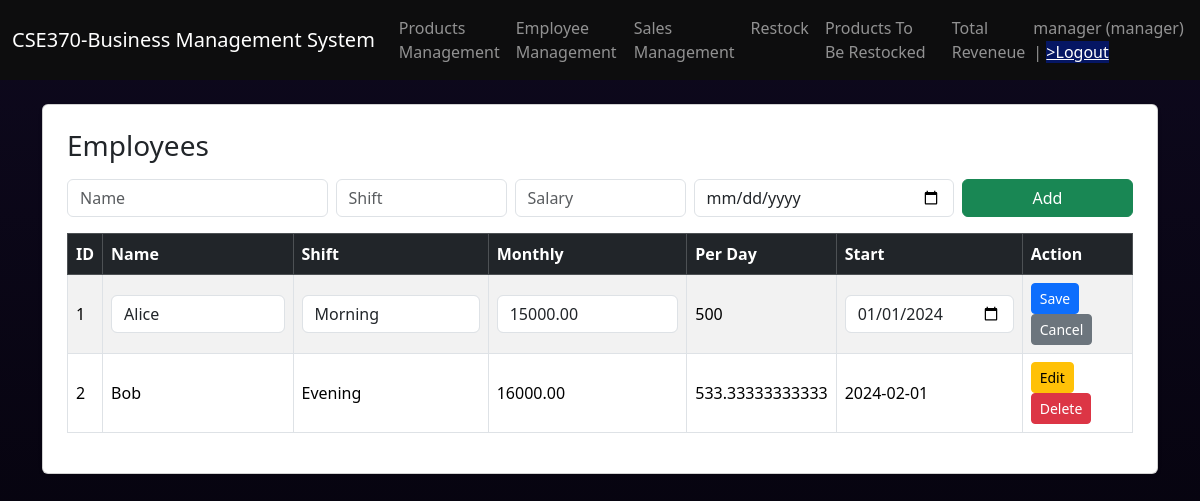
The app's page /employees.php?edit=1 (signed in) with its own data.
### tables this page shows
CREATE TABLE employees(
  id INT AUTO_INCREMENT PRIMARY KEY,
  name VARCHAR(100),
  shift VARCHAR(50),
  monthly_salary DECIMAL(10,2),
  start_date DATE
);

### employees.php (the view, shortened to what this page needs)
<?php include "config.php"; check_login();
$res=$conn->query("SELECT * FROM employees");
$editId = isset($_GET['edit']) ? $_GET['edit'] : null;
?>
<!DOCTYPE html>
<html>
<head>
  <link href="https://cdn.jsdelivr.net/npm/bootstrap@5.3.3/dist/css/bootstrap.min.css" rel="stylesheet">
</head>
<body style="background-color: #09041bff; color: white;">
<?php include 'navbar.php'; ?>
<div class="container mt-4">
  <div class="card shadow-sm p-4">
    <h3 class="mb-3">Employees</h3>
    <?php if($_SESSION['role']=='manager'): ?>
    <form method="post" class="row g-2 mb-3">
      <div class="col-md-3"><input name="name" class="form-control" placeholder="Name"></div>
      <div class="col-md-2"><input name="shift" class="form-control" placeholder="Shift"></div>
      <div class="col-md-2"><input name="salary" class="form-control" placeholder="Salary"></div>
      <div class="col-md-3"><input type="date" name="start" class="form-control"></div>
      <div class="col-md-2"><button name="add" class="btn btn-success w-100">Add</button></div>
    </form>
    <?php endif; ?>
    <table class="table table-bordered table-striped align-middle">
      <thead class="table-dark">
        <tr>
          <th>ID</th><th>Name</th><th>Shift</th><th>Monthly</th>
          <th>Per Day</th><th>Start</th>
          <?php if($_SESSION['role']=='manager'): ?><th>Action</th><?php endif; ?>
        </tr>
      </thead>
      <tbody>
      <?php while($e=$res->fetch_assoc()): ?>
        <tr>
        <?php if($editId==$e['id']): ?>
          <form method="post">
            <td><?= $e['id']?><input type="hidden" name="id" value="<?= $e['id']?>"></td>
            <td><input name="name" class="form-control" value="<?= $e['name']?>"></td>
            <td><input name="shift" class="form-control" value="<?= $e['shift']?>"></td>
            <td><input name="salary" class="form-control" value="<?= $e['monthly_salary']?>"></td>
            <td><?= $e['monthly_salary']/30?></td>
            <td><input type="date" name="start" class="form-control" value="<?= $e['start_date']?>"></td>
            <td>
              <button name="update" class="btn btn-primary btn-sm">Save</button>
              <a href="employees.php" class="btn btn-secondary btn-sm">Cancel</a>
            </td>
          </form>
        <?php else: ?>
          <td><?= $e['id']?></td>
          <td><?= $e['name']?></td>
          <td><?= $e['shift']?></td>
          <td><?= $e['monthly_salary']?></td>
          <td><?= $e['monthly_salary']/30?></td>
          <td><?= $e['start_date']?></td>
          <?php if($_SESSION['role']=='manager'): ?>
          <td>
            <a href="?edit=<?= $e['id']?>" class="btn btn-sm btn-warning">Edit</a>
            <a href="?del=<?= $e['id']?>" class="btn btn-sm btn-danger"
               onclick="return confirm('Delete this employee?');">Delete</a>
          </td>
          <?php endif; ?>
        <?php endif; ?>
        </tr>
      <?php endwhile; ?>
      </tbody>
    </table>
  </div>
</div>
</body>
</html>

### employees.php (style rules this page uses)
body { background: linear-gradient(rgba(16, 11, 31, 0.7), rgba(0, 0, 0, 0.7)), url('https://images.unsplash.com/photo-1451187580459-43490279c0fa?auto=format&fit=crop&w=1920&q=80'); background-size: cover; background-position: center; background-attachment: fixed; min-height: 100vh; }

### records on screen
employees: id "1", name "Alice", shift "Morning", salary "15000.00", $e['monthly_salary']/30 "500", start "01/01/2024"
employees: id "2", name "Bob", shift "Evening", monthly_salary "16000.00", $e['monthly_salary']/30 "533.33333333333", start_date "2024-02-01"

### other values on screen
$_SESSION['username'] "manager"
$_SESSION['role'] "manager"
